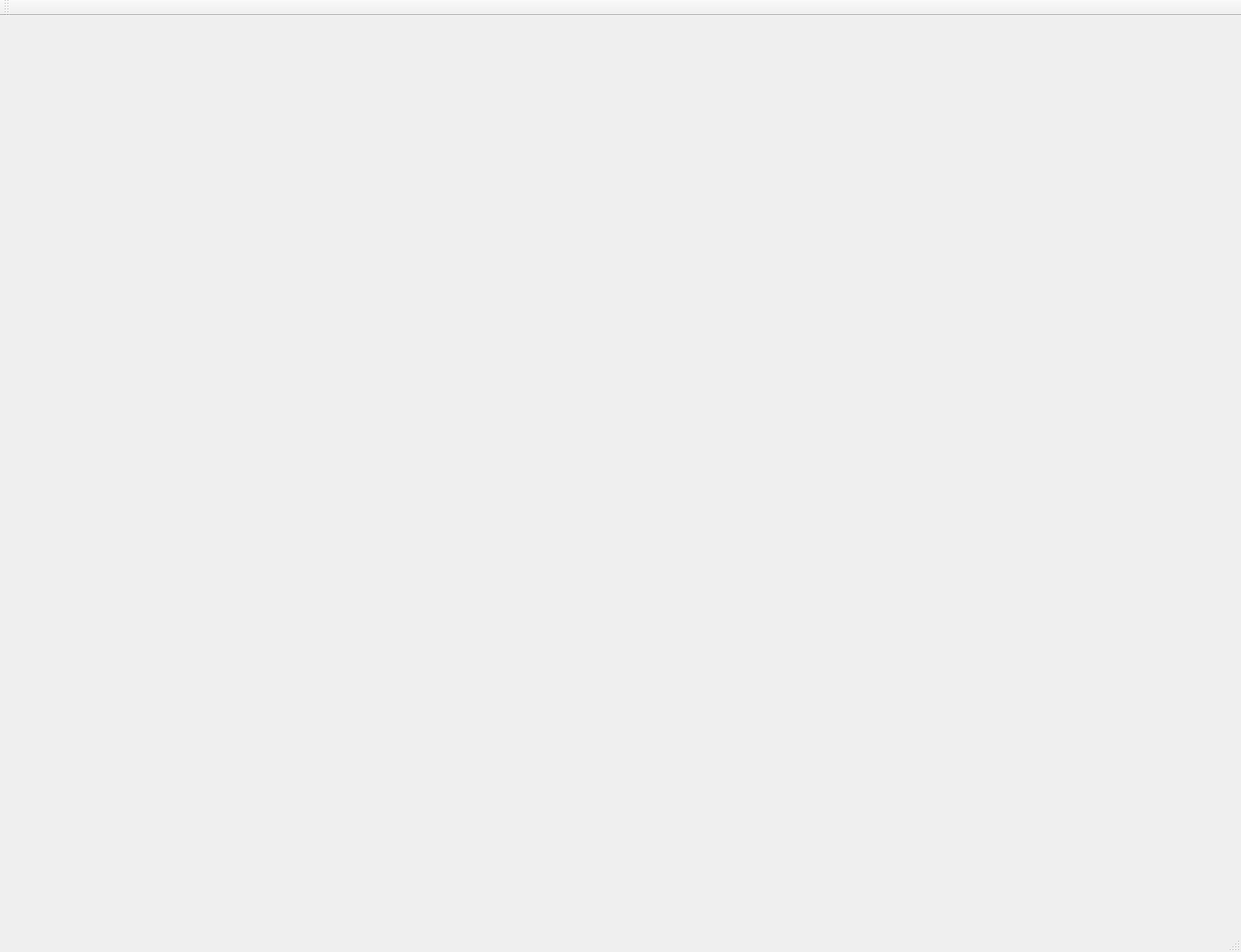
<?xml version="1.0" encoding="UTF-8"?>
<ui version="4.0">
 <class>MainWindow</class>
 <widget class="QMainWindow" name="MainWindow">
  <property name="geometry">
   <rect>
    <x>0</x>
    <y>0</y>
    <width>1320</width>
    <height>1013</height>
   </rect>
  </property>
  <property name="windowTitle">
   <string>MainWindow</string>
  </property>
  <widget class="QWidget" name="centralWidget">
   <layout class="QHBoxLayout" name="horizontalLayout">
    <item>
     <widget class="CustomDashboard" name="customDashboard">
      <property name="precision">
       <number>0</number>
      </property>
      <property name="showOverlay">
       <bool>true</bool>
      </property>
      <property name="overlayColor">
       <color alpha="30">
        <red>114</red>
        <green>114</green>
        <blue>212</blue>
       </color>
      </property>
     </widget>
    </item>
    <item>
     <widget class="Dashboard" name="widget" native="true"/>
    </item>
   </layout>
  </widget>
  <widget class="QMenuBar" name="menuBar">
   <property name="geometry">
    <rect>
     <x>0</x>
     <y>0</y>
     <width>1320</width>
     <height>23</height>
    </rect>
   </property>
  </widget>
  <widget class="QToolBar" name="mainToolBar">
   <attribute name="toolBarArea">
    <enum>TopToolBarArea</enum>
   </attribute>
   <attribute name="toolBarBreak">
    <bool>false</bool>
   </attribute>
  </widget>
  <widget class="QStatusBar" name="statusBar"/>
 </widget>
 <layoutdefault spacing="6" margin="11"/>
 <customwidgets>
  <customwidget>
   <class>CustomDashboard</class>
   <extends>QWidget</extends>
   <header>customdashboard.h</header>
  </customwidget>
  <customwidget>
   <class>Dashboard</class>
   <extends>QWidget</extends>
   <header>dashboard.h</header>
   <container>1</container>
  </customwidget>
 </customwidgets>
 <resources/>
 <connections/>
</ui>
